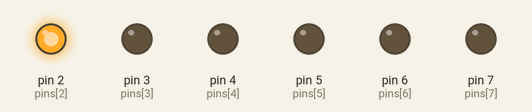
Simulated run of this sketch. Board: Arduino Uno, built with avr-gcc and run on an emulated ATmega328P. Shown: output pins drawn as LEDs (lit = HIGH). Pins used as bus, display or sensor lines are not drawn.

Above: at 0.25 s.
At 0.55 s:
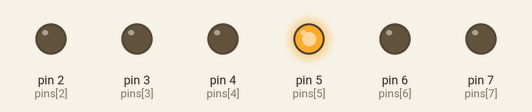
At 0.8 s:
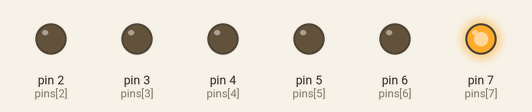
At 1.55 s:
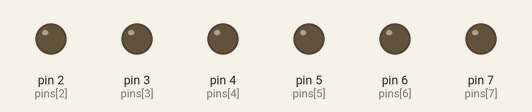
At 2.45 s:
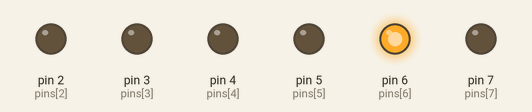
At 3.35 s:
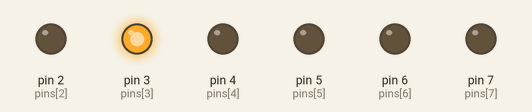
Timing chart, 0 to 3.6 s (numbered marks = the images above):
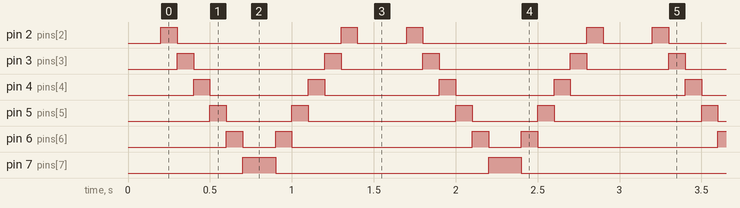

Measured:
- by itself, pin 2 (pins[2]): repeats every 1.5 s: LOW 1.0 s, HIGH 0.10 s, LOW 0.30 s, HIGH 0.10 s
- by itself, pin 3 (pins[3]): repeats every 1.5 s: LOW 0.80 s, HIGH 0.10 s, LOW 0.50 s, HIGH 0.10 s
- by itself, pin 4 (pins[4]): alternates HIGH for 0.10 s and LOW for 0.65 s
- by itself, pin 5 (pins[5]): repeats every 1.5 s: LOW 0.40 s, HIGH 0.10 s, LOW 0.90 s, HIGH 0.10 s
- by itself, pin 6 (pins[6]): repeats every 1.5 s: LOW 0.20 s, HIGH 0.10 s, LOW 1.1 s, HIGH 0.10 s
- by itself, pin 7 (pins[7]): alternates HIGH for 0.20 s and LOW for 1.3 s

The sketch:

job09.ino
```cpp
int pinsCount = 8; // declaring the integer variable pinsCount
int pins[] = {0, 1, 2, 3, 4, 5, 6, 7}; // declaring the array pins

void setup()
{
  DDRD = 0xff;
  DDRB = 0x00;
  Serial.begin(57600);
  for (int i = 0; i < pinsCount; i = i + 1) // counting the variable i from 0 to 9
  {
    pinMode(pins[i], OUTPUT); // initialising the pin at index i of the array of pins as OUTPUT
  }
}

void loop()
{
  for (int i = 0; i < pinsCount; i = i + 1) // chasing right
  {
    digitalWrite(pins[i], HIGH); // switching the LED at index i on
    delay(100); // stopping the program for 100 milliseconds
    digitalWrite(pins[i], LOW); // switching the LED at index i off
  }
  for (int i = pinsCount - 1; i > 0; i = i - 1) // chasing left (except the outer leds)
  {
    digitalWrite(pins[i], HIGH); // switching the LED at index i on
    delay(100); // stopping the program for 100 milliseconds
    digitalWrite(pins[i], LOW); // switching the LED at index i off
  }
}
```
